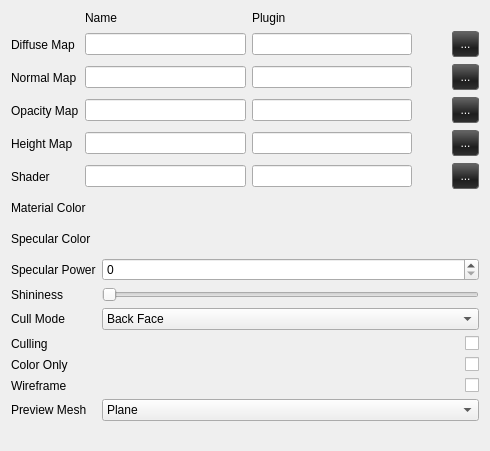
<?xml version="1.0" encoding="UTF-8"?>
<ui version="4.0">
 <class>material_widget</class>
 <widget class="QWidget" name="material_widget">
  <property name="geometry">
   <rect>
    <x>0</x>
    <y>0</y>
    <width>490</width>
    <height>451</height>
   </rect>
  </property>
  <property name="windowTitle">
   <string>Form</string>
  </property>
  <layout class="QVBoxLayout" name="verticalLayout">
   <item>
    <layout class="QGridLayout" name="gridLayout">
     <item row="6" column="4">
      <widget class="QPushButton" name="btn_shader">
       <property name="minimumSize">
        <size>
         <width>27</width>
         <height>0</height>
        </size>
       </property>
       <property name="maximumSize">
        <size>
         <width>32</width>
         <height>16777215</height>
        </size>
       </property>
       <property name="styleSheet">
        <string notr="true">QPushButton {
background-color: qlineargradient(spread:reflect, x1:0, y1:0.051, x2:0, y2:1, stop:0 rgba(97, 97, 97, 255), stop:0.642045 rgba(30, 30, 30, 255), stop:1 rgba(48, 48, 48, 255));
border-radius: 3px;
border: 1px solid rgb(100,100,100);
padding: 5px;
color: white;
min-width: 15px;
}

QPushButton:disabled {
background-color: rgb(100,100,100);
color: rgb(200,200,200);
border: 1px solid rgb(100,100,100);
min-width: 15px;
}

QPushButton:hover {
background-color: qlineargradient(spread:reflect, x1:0, y1:0.051, x2:0, y2:1, stop:0 rgba(236, 100, 0, 255), stop:0.625 rgba(255, 118, 18, 255), stop:1 rgba(196, 66, 0, 255));
}

QPushButton:pressed {
background-color: qlineargradient(spread:reflect, x1:0, y1:0.051, x2:0, y2:1, stop:0 rgba(209, 88, 0, 255), stop:0.625 rgba(118, 55, 8, 255), stop:1 rgba(176, 59, 0, 255));
border: 1px solid rgb(30,30,30);
}
</string>
       </property>
       <property name="text">
        <string>...</string>
       </property>
      </widget>
     </item>
     <item row="0" column="1">
      <widget class="QLabel" name="label_12">
       <property name="maximumSize">
        <size>
         <width>16777215</width>
         <height>17</height>
        </size>
       </property>
       <property name="text">
        <string>Name</string>
       </property>
      </widget>
     </item>
     <item row="2" column="2">
      <widget class="QLineEdit" name="le_diffuse_plugin">
       <property name="sizePolicy">
        <sizepolicy hsizetype="MinimumExpanding" vsizetype="Fixed">
         <horstretch>0</horstretch>
         <verstretch>0</verstretch>
        </sizepolicy>
       </property>
       <property name="readOnly">
        <bool>true</bool>
       </property>
      </widget>
     </item>
     <item row="2" column="1">
      <widget class="QLineEdit" name="le_diffuse_name">
       <property name="sizePolicy">
        <sizepolicy hsizetype="MinimumExpanding" vsizetype="Fixed">
         <horstretch>0</horstretch>
         <verstretch>0</verstretch>
        </sizepolicy>
       </property>
       <property name="readOnly">
        <bool>true</bool>
       </property>
      </widget>
     </item>
     <item row="0" column="2">
      <widget class="QLabel" name="label_11">
       <property name="maximumSize">
        <size>
         <width>16777215</width>
         <height>17</height>
        </size>
       </property>
       <property name="text">
        <string>Plugin</string>
       </property>
      </widget>
     </item>
     <item row="6" column="1">
      <widget class="QLineEdit" name="le_shader_name">
       <property name="readOnly">
        <bool>true</bool>
       </property>
      </widget>
     </item>
     <item row="3" column="0">
      <widget class="QLabel" name="mNormalLbl">
       <property name="text">
        <string>Normal Map</string>
       </property>
      </widget>
     </item>
     <item row="2" column="0">
      <widget class="QLabel" name="mDiffuseLbl">
       <property name="text">
        <string>Diffuse Map</string>
       </property>
      </widget>
     </item>
     <item row="4" column="2">
      <widget class="QLineEdit" name="le_opacity_plugin">
       <property name="readOnly">
        <bool>true</bool>
       </property>
      </widget>
     </item>
     <item row="4" column="4">
      <widget class="QPushButton" name="btn_opacity">
       <property name="minimumSize">
        <size>
         <width>27</width>
         <height>0</height>
        </size>
       </property>
       <property name="maximumSize">
        <size>
         <width>32</width>
         <height>16777215</height>
        </size>
       </property>
       <property name="styleSheet">
        <string notr="true">QPushButton {
background-color: qlineargradient(spread:reflect, x1:0, y1:0.051, x2:0, y2:1, stop:0 rgba(97, 97, 97, 255), stop:0.642045 rgba(30, 30, 30, 255), stop:1 rgba(48, 48, 48, 255));
border-radius: 3px;
border: 1px solid rgb(100,100,100);
padding: 5px;
color: white;
min-width: 15px;
}

QPushButton:disabled {
background-color: rgb(100,100,100);
color: rgb(200,200,200);
border: 1px solid rgb(100,100,100);
min-width: 15px;
}

QPushButton:hover {
background-color: qlineargradient(spread:reflect, x1:0, y1:0.051, x2:0, y2:1, stop:0 rgba(236, 100, 0, 255), stop:0.625 rgba(255, 118, 18, 255), stop:1 rgba(196, 66, 0, 255));
}

QPushButton:pressed {
background-color: qlineargradient(spread:reflect, x1:0, y1:0.051, x2:0, y2:1, stop:0 rgba(209, 88, 0, 255), stop:0.625 rgba(118, 55, 8, 255), stop:1 rgba(176, 59, 0, 255));
border: 1px solid rgb(30,30,30);
}
</string>
       </property>
       <property name="text">
        <string>...</string>
       </property>
      </widget>
     </item>
     <item row="3" column="2">
      <widget class="QLineEdit" name="le_normal_plugin">
       <property name="sizePolicy">
        <sizepolicy hsizetype="MinimumExpanding" vsizetype="Fixed">
         <horstretch>0</horstretch>
         <verstretch>0</verstretch>
        </sizepolicy>
       </property>
       <property name="readOnly">
        <bool>true</bool>
       </property>
      </widget>
     </item>
     <item row="3" column="4">
      <widget class="QPushButton" name="btn_normal">
       <property name="sizePolicy">
        <sizepolicy hsizetype="Minimum" vsizetype="Fixed">
         <horstretch>0</horstretch>
         <verstretch>0</verstretch>
        </sizepolicy>
       </property>
       <property name="maximumSize">
        <size>
         <width>30</width>
         <height>16777215</height>
        </size>
       </property>
       <property name="styleSheet">
        <string notr="true">QPushButton {
background-color: qlineargradient(spread:reflect, x1:0, y1:0.051, x2:0, y2:1, stop:0 rgba(97, 97, 97, 255), stop:0.642045 rgba(30, 30, 30, 255), stop:1 rgba(48, 48, 48, 255));
border-radius: 3px;
border: 1px solid rgb(100,100,100);
padding: 5px;
color: white;
min-width: 15px;
}

QPushButton:disabled {
background-color: rgb(100,100,100);
color: rgb(200,200,200);
border: 1px solid rgb(100,100,100);
min-width: 15px;
}

QPushButton:hover {
background-color: qlineargradient(spread:reflect, x1:0, y1:0.051, x2:0, y2:1, stop:0 rgba(236, 100, 0, 255), stop:0.625 rgba(255, 118, 18, 255), stop:1 rgba(196, 66, 0, 255));
}

QPushButton:pressed {
background-color: qlineargradient(spread:reflect, x1:0, y1:0.051, x2:0, y2:1, stop:0 rgba(209, 88, 0, 255), stop:0.625 rgba(118, 55, 8, 255), stop:1 rgba(176, 59, 0, 255));
border: 1px solid rgb(30,30,30);
}
</string>
       </property>
       <property name="text">
        <string>...</string>
       </property>
      </widget>
     </item>
     <item row="6" column="0">
      <widget class="QLabel" name="label_9">
       <property name="text">
        <string>Shader</string>
       </property>
      </widget>
     </item>
     <item row="3" column="1">
      <widget class="QLineEdit" name="le_normal_name">
       <property name="sizePolicy">
        <sizepolicy hsizetype="MinimumExpanding" vsizetype="Fixed">
         <horstretch>0</horstretch>
         <verstretch>0</verstretch>
        </sizepolicy>
       </property>
       <property name="readOnly">
        <bool>true</bool>
       </property>
      </widget>
     </item>
     <item row="6" column="2">
      <widget class="QLineEdit" name="le_shader_plugin">
       <property name="readOnly">
        <bool>true</bool>
       </property>
      </widget>
     </item>
     <item row="4" column="1">
      <widget class="QLineEdit" name="le_opacity_name">
       <property name="readOnly">
        <bool>true</bool>
       </property>
      </widget>
     </item>
     <item row="4" column="0">
      <widget class="QLabel" name="label_4">
       <property name="text">
        <string>Opacity Map</string>
       </property>
      </widget>
     </item>
     <item row="2" column="4">
      <widget class="QPushButton" name="btn_diffuse">
       <property name="maximumSize">
        <size>
         <width>30</width>
         <height>16777215</height>
        </size>
       </property>
       <property name="styleSheet">
        <string notr="true">QPushButton {
background-color: qlineargradient(spread:reflect, x1:0, y1:0.051, x2:0, y2:1, stop:0 rgba(97, 97, 97, 255), stop:0.642045 rgba(30, 30, 30, 255), stop:1 rgba(48, 48, 48, 255));
border-radius: 3px;
border: 1px solid rgb(100,100,100);
padding: 5px;
color: white;
min-width: 15px;
}

QPushButton:disabled {
background-color: rgb(100,100,100);
color: rgb(200,200,200);
border: 1px solid rgb(100,100,100);
min-width: 15px;
}

QPushButton:hover {
background-color: qlineargradient(spread:reflect, x1:0, y1:0.051, x2:0, y2:1, stop:0 rgba(236, 100, 0, 255), stop:0.625 rgba(255, 118, 18, 255), stop:1 rgba(196, 66, 0, 255));
}

QPushButton:pressed {
background-color: qlineargradient(spread:reflect, x1:0, y1:0.051, x2:0, y2:1, stop:0 rgba(209, 88, 0, 255), stop:0.625 rgba(118, 55, 8, 255), stop:1 rgba(176, 59, 0, 255));
border: 1px solid rgb(30,30,30);
}
</string>
       </property>
       <property name="text">
        <string>...</string>
       </property>
      </widget>
     </item>
     <item row="3" column="3">
      <widget class="QToolButton" name="tb_norm_erase">
       <property name="text">
        <string/>
       </property>
       <property name="icon">
        <iconset resource="../toolkit.qrc">
         <normaloff>:/VecTB/icons/toolbars/Delete.png</normaloff>:/VecTB/icons/toolbars/Delete.png</iconset>
       </property>
       <property name="iconSize">
        <size>
         <width>20</width>
         <height>20</height>
        </size>
       </property>
       <property name="autoRaise">
        <bool>true</bool>
       </property>
      </widget>
     </item>
     <item row="4" column="3">
      <widget class="QToolButton" name="tb_opac_erase">
       <property name="text">
        <string/>
       </property>
       <property name="icon">
        <iconset resource="../toolkit.qrc">
         <normaloff>:/VecTB/icons/toolbars/Delete.png</normaloff>:/VecTB/icons/toolbars/Delete.png</iconset>
       </property>
       <property name="iconSize">
        <size>
         <width>20</width>
         <height>20</height>
        </size>
       </property>
       <property name="autoRaise">
        <bool>true</bool>
       </property>
      </widget>
     </item>
     <item row="2" column="3">
      <widget class="QToolButton" name="tb_dif_erase">
       <property name="text">
        <string/>
       </property>
       <property name="icon">
        <iconset resource="../toolkit.qrc">
         <normaloff>:/VecTB/icons/toolbars/Delete.png</normaloff>:/VecTB/icons/toolbars/Delete.png</iconset>
       </property>
       <property name="iconSize">
        <size>
         <width>20</width>
         <height>20</height>
        </size>
       </property>
       <property name="autoRaise">
        <bool>true</bool>
       </property>
      </widget>
     </item>
     <item row="6" column="3">
      <widget class="QToolButton" name="tb_shader_erase">
       <property name="text">
        <string/>
       </property>
       <property name="icon">
        <iconset resource="../toolkit.qrc">
         <normaloff>:/VecTB/icons/toolbars/Delete.png</normaloff>:/VecTB/icons/toolbars/Delete.png</iconset>
       </property>
       <property name="iconSize">
        <size>
         <width>20</width>
         <height>20</height>
        </size>
       </property>
       <property name="autoRaise">
        <bool>true</bool>
       </property>
      </widget>
     </item>
     <item row="5" column="0">
      <widget class="QLabel" name="label_14">
       <property name="text">
        <string>Height Map</string>
       </property>
      </widget>
     </item>
     <item row="5" column="1">
      <widget class="QLineEdit" name="le_height_name"/>
     </item>
     <item row="5" column="2">
      <widget class="QLineEdit" name="le_height_plugin"/>
     </item>
     <item row="5" column="3">
      <widget class="QToolButton" name="tb_height_erase">
       <property name="text">
        <string/>
       </property>
       <property name="icon">
        <iconset resource="../toolkit.qrc">
         <normaloff>:/VecTB/icons/toolbars/Delete.png</normaloff>:/VecTB/icons/toolbars/Delete.png</iconset>
       </property>
       <property name="iconSize">
        <size>
         <width>20</width>
         <height>20</height>
        </size>
       </property>
       <property name="autoRaise">
        <bool>true</bool>
       </property>
      </widget>
     </item>
     <item row="5" column="4">
      <widget class="QPushButton" name="btn_height">
       <property name="styleSheet">
        <string notr="true">QPushButton {
background-color: qlineargradient(spread:reflect, x1:0, y1:0.051, x2:0, y2:1, stop:0 rgba(97, 97, 97, 255), stop:0.642045 rgba(30, 30, 30, 255), stop:1 rgba(48, 48, 48, 255));
border-radius: 3px;
border: 1px solid rgb(100,100,100);
padding: 5px;
color: white;
min-width: 15px;
}

QPushButton:disabled {
background-color: rgb(100,100,100);
color: rgb(200,200,200);
border: 1px solid rgb(100,100,100);
min-width: 15px;
}

QPushButton:hover {
background-color: qlineargradient(spread:reflect, x1:0, y1:0.051, x2:0, y2:1, stop:0 rgba(236, 100, 0, 255), stop:0.625 rgba(255, 118, 18, 255), stop:1 rgba(196, 66, 0, 255));
}

QPushButton:pressed {
background-color: qlineargradient(spread:reflect, x1:0, y1:0.051, x2:0, y2:1, stop:0 rgba(209, 88, 0, 255), stop:0.625 rgba(118, 55, 8, 255), stop:1 rgba(176, 59, 0, 255));
border: 1px solid rgb(30,30,30);
}
</string>
       </property>
       <property name="text">
        <string>...</string>
       </property>
      </widget>
     </item>
    </layout>
   </item>
   <item>
    <layout class="QFormLayout" name="formLayout">
     <item row="0" column="0">
      <widget class="QLabel" name="label">
       <property name="text">
        <string>Material Color</string>
       </property>
      </widget>
     </item>
     <item row="0" column="1">
      <layout class="QHBoxLayout" name="horizontalLayout_11">
       <item>
        <spacer name="horizontalSpacer_4">
         <property name="orientation">
          <enum>Qt::Horizontal</enum>
         </property>
         <property name="sizeHint" stdset="0">
          <size>
           <width>40</width>
           <height>20</height>
          </size>
         </property>
        </spacer>
       </item>
       <item>
        <widget class="QToolButton" name="tb_material_color">
         <property name="minimumSize">
          <size>
           <width>25</width>
           <height>25</height>
          </size>
         </property>
         <property name="maximumSize">
          <size>
           <width>25</width>
           <height>25</height>
          </size>
         </property>
         <property name="text">
          <string/>
         </property>
         <property name="iconSize">
          <size>
           <width>16</width>
           <height>16</height>
          </size>
         </property>
         <property name="popupMode">
          <enum>QToolButton::InstantPopup</enum>
         </property>
         <property name="autoRaise">
          <bool>true</bool>
         </property>
        </widget>
       </item>
      </layout>
     </item>
     <item row="1" column="0">
      <widget class="QLabel" name="label_2">
       <property name="text">
        <string>Specular Color</string>
       </property>
      </widget>
     </item>
     <item row="1" column="1">
      <layout class="QHBoxLayout" name="horizontalLayout_12">
       <item>
        <spacer name="horizontalSpacer_5">
         <property name="orientation">
          <enum>Qt::Horizontal</enum>
         </property>
         <property name="sizeHint" stdset="0">
          <size>
           <width>40</width>
           <height>20</height>
          </size>
         </property>
        </spacer>
       </item>
       <item>
        <widget class="QToolButton" name="tb_spec_color">
         <property name="minimumSize">
          <size>
           <width>25</width>
           <height>25</height>
          </size>
         </property>
         <property name="maximumSize">
          <size>
           <width>25</width>
           <height>25</height>
          </size>
         </property>
         <property name="text">
          <string/>
         </property>
         <property name="popupMode">
          <enum>QToolButton::InstantPopup</enum>
         </property>
         <property name="autoRaise">
          <bool>true</bool>
         </property>
        </widget>
       </item>
      </layout>
     </item>
     <item row="2" column="0">
      <widget class="QLabel" name="label_10">
       <property name="text">
        <string>Specular Power</string>
       </property>
      </widget>
     </item>
     <item row="2" column="1">
      <widget class="QSpinBox" name="sb_spec_power">
       <property name="maximum">
        <number>128</number>
       </property>
      </widget>
     </item>
     <item row="3" column="0">
      <widget class="QLabel" name="label_3">
       <property name="text">
        <string>Shininess</string>
       </property>
      </widget>
     </item>
     <item row="3" column="1">
      <widget class="QSlider" name="sldr_mat_shininess">
       <property name="maximum">
        <number>100</number>
       </property>
       <property name="orientation">
        <enum>Qt::Horizontal</enum>
       </property>
      </widget>
     </item>
     <item row="4" column="0">
      <widget class="QLabel" name="label_7">
       <property name="text">
        <string>Cull Mode</string>
       </property>
      </widget>
     </item>
     <item row="4" column="1">
      <widget class="QComboBox" name="cmb_cull_mode">
       <item>
        <property name="text">
         <string>Back Face</string>
        </property>
       </item>
       <item>
        <property name="text">
         <string>Front Face</string>
        </property>
       </item>
       <item>
        <property name="text">
         <string>Front and Back</string>
        </property>
       </item>
      </widget>
     </item>
     <item row="5" column="0">
      <widget class="QLabel" name="label_8">
       <property name="text">
        <string>Culling</string>
       </property>
      </widget>
     </item>
     <item row="5" column="1">
      <widget class="QCheckBox" name="cb_cull_enable">
       <property name="layoutDirection">
        <enum>Qt::RightToLeft</enum>
       </property>
       <property name="text">
        <string/>
       </property>
      </widget>
     </item>
     <item row="6" column="0">
      <widget class="QLabel" name="label_5">
       <property name="text">
        <string>Color Only</string>
       </property>
      </widget>
     </item>
     <item row="6" column="1">
      <widget class="QCheckBox" name="cb_color_mode">
       <property name="layoutDirection">
        <enum>Qt::RightToLeft</enum>
       </property>
       <property name="text">
        <string/>
       </property>
      </widget>
     </item>
     <item row="7" column="0">
      <widget class="QLabel" name="label_6">
       <property name="text">
        <string>Wireframe</string>
       </property>
      </widget>
     </item>
     <item row="7" column="1">
      <widget class="QCheckBox" name="cb_wireframe">
       <property name="layoutDirection">
        <enum>Qt::RightToLeft</enum>
       </property>
       <property name="text">
        <string/>
       </property>
      </widget>
     </item>
     <item row="8" column="0">
      <widget class="QLabel" name="label_13">
       <property name="text">
        <string>Preview Mesh</string>
       </property>
      </widget>
     </item>
     <item row="8" column="1">
      <widget class="QComboBox" name="cmb_preview_mesh">
       <item>
        <property name="text">
         <string>Plane</string>
        </property>
       </item>
       <item>
        <property name="text">
         <string>Tile</string>
        </property>
       </item>
       <item>
        <property name="text">
         <string>Half Tile</string>
        </property>
       </item>
       <item>
        <property name="text">
         <string>Sphere</string>
        </property>
       </item>
       <item>
        <property name="text">
         <string>Cube</string>
        </property>
       </item>
      </widget>
     </item>
    </layout>
   </item>
  </layout>
 </widget>
 <resources>
  <include location="../toolkit.qrc"/>
 </resources>
 <connections/>
</ui>
